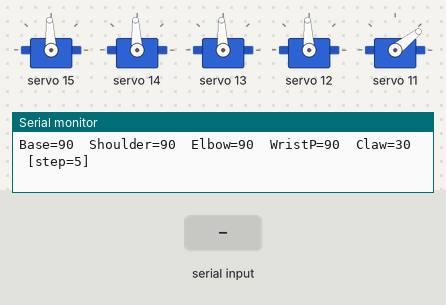
Recording of a sketch running on a simulated Arduino Uno, built with avr-gcc and run on an emulated ATmega328P. Shown: 5 × servo, the last lines printed to the serial monitor. Inputs (shaded band) come from the test bench.

Above: at 1.2 s.
1.3 s: byte 84 ('T') received over Serial
At 1.68 s:
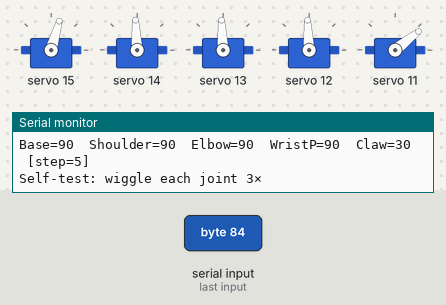
10.3 s: byte 91 ('[') received over Serial
12.8 s: "J\n" received over Serial
At 13.4 s:
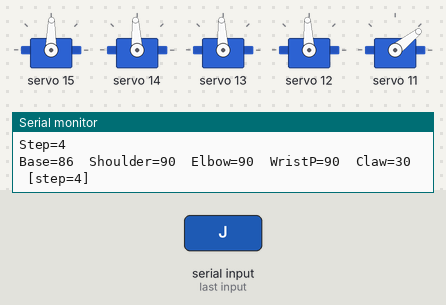
14.3 s: "I\n" received over Serial
At 15.6 s:
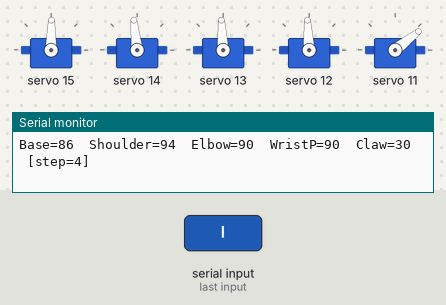
Timing chart, 0 to 16.8 s (numbered marks = the images above; inputs shaded):
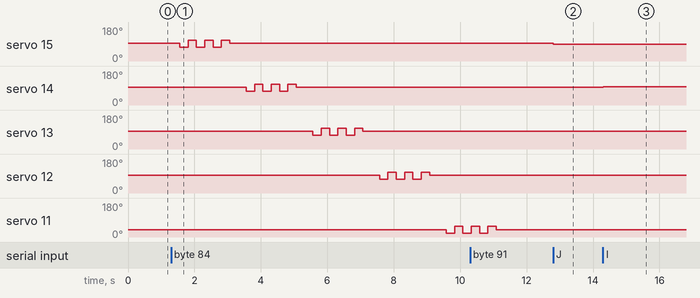

Measured:
- after the input at 1.3 s, servo 15: 93° → 74° after 0.26 s, then repeats every 0.50 s: 111° 0.25 s, 74° 0.25 s, until it stays 93° from 3.1 s; servo 14: 93° → 74° after 2.3 s, then repeats every 0.50 s: 111° 0.25 s, 74° 0.25 s, until it stays 93° from 5.1 s
- after the input at 12.8 s, servo 15: 93° → 89° at once
- after the input at 14.3 s, servo 14: 93° → 96° at once

The sketch:

Compact_Robot_Arm_Code.ino
```cpp
#include <Wire.h>
#include <Adafruit_PWMServoDriver.h>

/* ===================== User Config ===================== */
constexpr uint8_t  PCA_ADDR      = 0x40;     // change if A0/A1/A2 are strapped
constexpr float    SERVO_FREQ_HZ = 50.0f;    // try 60.0f if your servos prefer it
constexpr uint32_t PCA_OSC_HZ    = 27000000; // Adafruit boards use 25–27MHz; 27MHz is typical
constexpr uint16_t SERVO_MIN_US  = 650;      // calibrate to your servos
constexpr uint16_t SERVO_MAX_US  = 2350;     // calibrate to your servos
constexpr int      STEP_MIN      = 1;
constexpr int      STEP_MAX      = 20;

/* Channel mapping: set these to the PCA9685 outputs you wired */
constexpr uint8_t CH_BASE      = 15;
constexpr uint8_t CH_SHOULDER  = 14;
constexpr uint8_t CH_ELBOW     = 13;
constexpr uint8_t CH_WRIST_P   = 12;
constexpr uint8_t CH_CLAW      = 11;   // <-- add your claw channel

/* ======= Joint setup (active joints) ======= */
struct JointCfg {
  uint8_t ch;
  int     home;
  int     minDeg;
  int     maxDeg;
  int     deg;
};

enum { BASE, SHOULDER, ELBOW, WRIST_P, CLAW, JOINT_COUNT };

JointCfg J[JOINT_COUNT] = {
  /* BASE     */ { CH_BASE,     90,   0, 180, 0 },
  /* SHOULDER */ { CH_SHOULDER, 90,  10, 170, 0 },
  /* ELBOW    */ { CH_ELBOW,    90,  10, 170, 0 },
  /* WRIST_P  */ { CH_WRIST_P,  90,  20, 160, 0 },
  /* CLAW     */ { CH_CLAW,     30,  10, 120, 0 },  // tune min/max/home for your claw
};

int stepDeg = 5;

Adafruit_PWMServoDriver pwm = Adafruit_PWMServoDriver(PCA_ADDR);

/* ===================== Helpers ===================== */
static inline int clamp(int v, int lo, int hi){ if(v<lo) return lo; if(v>hi) return hi; return v; }

static inline uint16_t angleToMicros(int deg){
  deg = clamp(deg, 0, 180);
  const uint32_t span = (uint32_t)(SERVO_MAX_US - SERVO_MIN_US);
  return (uint16_t)(SERVO_MIN_US + (uint32_t)deg * span / 180UL);
}

// Robust pulse writer that works regardless of library version.
// Converts microseconds -> 12-bit ticks at the configured frequency.
static inline void writePulseUS(uint8_t ch, uint16_t us){
  // ticks = us * freq(Hz) * 4096 / 1e6
  float ticksF = (float)us * SERVO_FREQ_HZ * 4096.0f / 1000000.0f;
  uint16_t ticks = (uint16_t)clamp((int)(ticksF + 0.5f), 0, 4095);
  pwm.setPWM(ch, 0, ticks);
}

static inline void writeAngle(uint8_t ch, int deg){
  writePulseUS(ch, angleToMicros(deg));
}

static void goHome(){
  for (int i = 0; i < JOINT_COUNT; ++i) {
    J[i].deg = J[i].home;
    writeAngle(J[i].ch, J[i].deg);
  }
}

static void printAll(){
  Serial.print(F("Base="));     Serial.print(J[BASE].deg);
  Serial.print(F("  Shoulder=")); Serial.print(J[SHOULDER].deg);
  Serial.print(F("  Elbow="));    Serial.print(J[ELBOW].deg);
  Serial.print(F("  WristP="));   Serial.print(J[WRIST_P].deg);
  Serial.print(F("  Claw="));     Serial.print(J[CLAW].deg);
  Serial.print(F("  [step="));    Serial.print(stepDeg); Serial.println(']');
}

static void moveBy(int idx, int delta){
  J[idx].deg = clamp(J[idx].deg + delta, J[idx].minDeg, J[idx].maxDeg);
  writeAngle(J[idx].ch, J[idx].deg);
  printAll();
}

static void setDeg(int idx, int deg){
  J[idx].deg = clamp(deg, J[idx].minDeg, J[idx].maxDeg);
  writeAngle(J[idx].ch, J[idx].deg);
  printAll();
}

static void printHelp(){
  Serial.println(F("\n=== PAUL Arm Teleop (PCA9685) — 5 joints ==="));
  Serial.println(F("BASE:      J/L   (left/right)"));
  Serial.println(F("SHOULDER:  I/K   (up/down)"));
  Serial.println(F("ELBOW:     A/D   (+/-)"));
  Serial.println(F("WRIST P:   W/S   (up/down)"));
  Serial.println(F("CLAW:      Q/E   (close/open)"));
  Serial.println(F("GLOBAL:    R=home, [ step--, ] step++, T=self-test, H/?=help"));
}

/* ========== Diagnostics ========== */
static void i2cScan(){
  Serial.println(F("I2C scan..."));
  uint8_t count=0;
  for(uint8_t addr=1; addr<127; ++addr){
    Wire.beginTransmission(addr);
    uint8_t err = Wire.endTransmission();
    if(err==0){
      Serial.print(F("  Found device at 0x"));
      if(addr<16) Serial.print('0');
      Serial.println(addr, HEX);
      count++;
    }
  }
  if(!count) Serial.println(F("  No I2C devices found."));
}

static void selfTest(){
  Serial.println(F("Self-test: wiggle each joint 3×"));
  for(int i=0;i<JOINT_COUNT;++i){
    int h = J[i].home;
    int lo = clamp(h-20, J[i].minDeg, J[i].maxDeg);
    int hi = clamp(h+20, J[i].minDeg, J[i].maxDeg);
    // go to home first
    writeAngle(J[i].ch, h); delay(250);
    for(int k=0;k<3;++k){
      writeAngle(J[i].ch, lo); delay(250);
      writeAngle(J[i].ch, hi); delay(250);
    }
    writeAngle(J[i].ch, h); delay(250);
  }
  Serial.println(F("Self-test done."));
}

/* ===================== Setup / Loop ===================== */
void setup() {
  Serial.begin(115200);
  Wire.begin();

  // Make sure the oscillator and freq are set (prevents wrong pulse widths)
  pwm.setOscillatorFrequency(PCA_OSC_HZ);
  pwm.begin();
  pwm.setPWMFreq(SERVO_FREQ_HZ);
  delay(10);

  i2cScan();   // you should see 0x40 here; if not, wiring/address is wrong

  goHome();
  printHelp();
  printAll();
}

void loop() {
  if (Serial.available() > 0) {
    char c = (char)Serial.read();


    if (c == '\r' || c == '\n') return;  // ignore CR/LF
    if (c >= 'a' && c <= 'z') c -= 32;   // normalize to uppercase

    switch (c) {
      // Base
      case 'J': moveBy(BASE, -stepDeg); break;
      case 'L': moveBy(BASE, +stepDeg); break;

      // Shoulder
      case 'I': moveBy(SHOULDER, +stepDeg); break;
      case 'K': moveBy(SHOULDER, -stepDeg); break;

      // Elbow
      case 'A': moveBy(ELBOW, +stepDeg); break;
      case 'D': moveBy(ELBOW, -stepDeg); break;

      // Wrist pitch
      case 'W': moveBy(WRIST_P, +stepDeg); break;
      case 'S': moveBy(WRIST_P, -stepDeg); break;

      // Claw
      case 'Q': moveBy(CLAW, -stepDeg); break;  // typically "close"
      case 'E': moveBy(CLAW, +stepDeg); break;  // typically "open"

      // Global / tools
      case 'R': goHome(); printAll(); break;
      case '[': stepDeg = clamp(stepDeg - 1, STEP_MIN, STEP_MAX);
                Serial.print(F("Step=")); Serial.println(stepDeg); break;
      case ']': stepDeg = clamp(stepDeg + 1, STEP_MIN, STEP_MAX);
                Serial.print(F("Step=")); Serial.println(stepDeg); break;
      case 'T': selfTest(); break;
      case 'H':
      case '?': printHelp(); break;

      default: break;
    }
  }
  delay(5);
}
```
